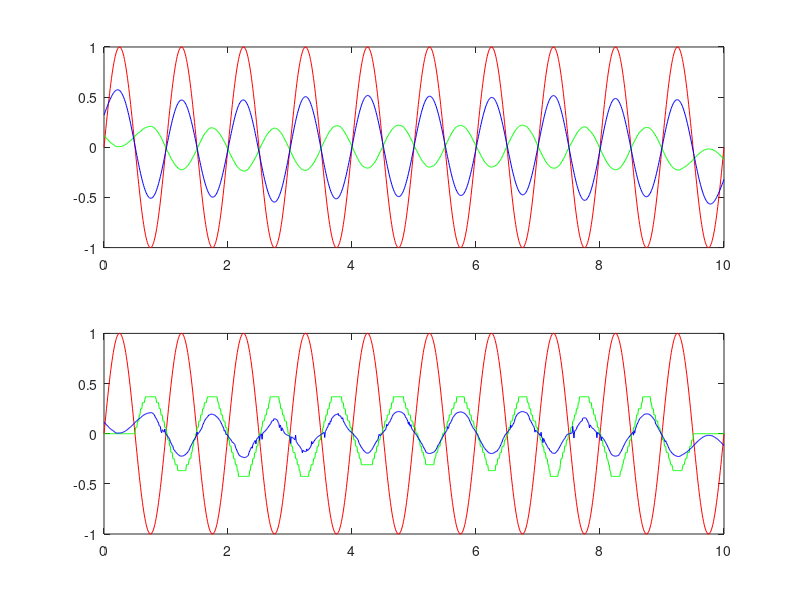
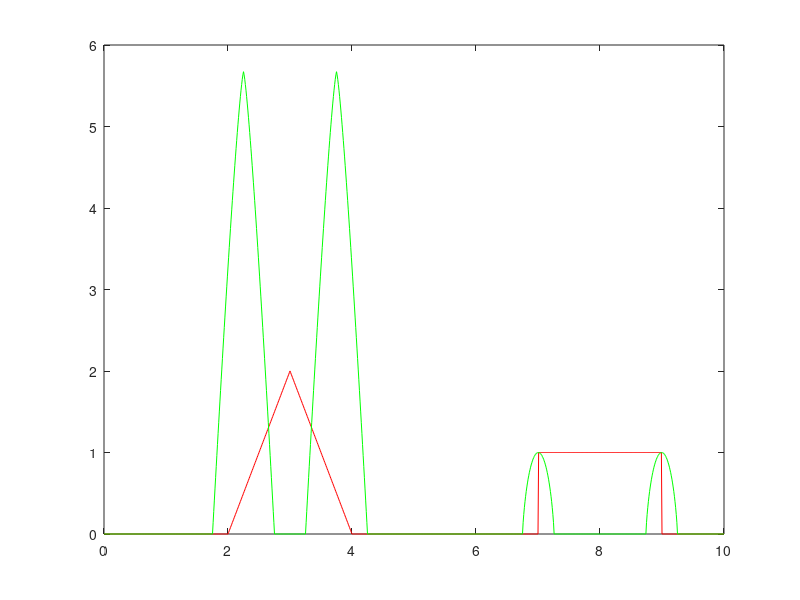

These charts were generated, in order, by the following MATLAB code: (Note: this script raises an error after producing the figures.)
%%
close all; clear; clc;

% Filtracja odszumiajaca

Fs=100;
t=0:(1/Fs):10;
%trojkat tw=3s, szer=2s, amp=2 + prost (sr=8s, szer=2, amp=1)
%x=2*(1-abs(t-3)).*(abs(t-3)<1)+1.0*(abs(t-8)<1);
x=sin(2*pi*t); % 
%xs=x+0.1*randn(size(x)); % N(0,0.1)  % to jest nasz szum którego (rozklad
% normalny
%musielismu wybrac najlepszy sposób na odszumienie
%xs=x+(-0.1+0.2*rand(size(x))); % R(-0.1,0.1) / szum z rozkladu
%rownomiernego

xs=rand(size(x));
xs=x+0.5*(xs<0.05)-0.5*(xs>0.95); % szum impulsowy, d=10%, amp=0.5 (silny
%szum impulsowy o duzej amplitydzie i 10% gęstości) / tutaj powinna wyjsc
%filtracja medianowa (w bardzo malym oknie)
 
ocena=@(x,xn)sqrt(sum((x-xn).^2)); % funkcja inline 
wyn=zeros(75,5); % liczba elementów (okolo 151/2 = 75)

k=1;
for N=3:2:151
    %N=7; % rozmiar naszego elementu (maski)
    LP=ones(1,N)/N; % jednorodna uśredniajaca // takze lepsza przy sinusach/cosinowsach
    N2=floor(N/2); % maska gausaa
    stdG=N2/4; % tym sterujemy
    LPG=exp(-(-N2:N2).^2/(2*stdG*stdG));
    LPG=LPG/sum(LPG(:)); % uśrednajaca Gaussa % filtracja Gaussa (lepsza przy sinusach/cosinusach)/z powodu ich gladkosci
    
    x1=conv(xs,LP,'same'); % splot
    x2=conv(xs,LPG,'same'); %  splot
    x3=medfilt1(xs,N); % filtracja mediana // lepsza przy funkcjach ksztaltu
    x4=wiener2(xs,[1, N]); % sygnal poziomy wienera % filtracja winiera /lepsza przy funkcjach krztałtach (prostokąty czy trójkąty)
    wyn(k,1)=N;
    wyn(k,2)=ocena(x,x1);
    wyn(k,3)=ocena(x,x2);
    wyn(k,4)=ocena(x,x3);
    wyn(k,5)=ocena(x,x4);
    k=k+1;
    % x4 = wiener2(x, [N,1]); % sygnal poziomy wienera
end
subplot(211), plot(t,x,'r',t,x1,'g',t,x2,'b');
subplot(212), plot(t,x,'r',t,x3,'g',t,x4,'b');

figure;
plot(wyn(:,1),wyn(:,2:5));
legend('avg','gauss','median','wiener')
%%
close all; clear; clc;

Fs=100;
t=0:(1/Fs):10;
%trojkat tw=3s, szer=2s, amp=2 + prost (sr=8s, szer=2, amp=1)
x=2*(1-abs(t-3)).*(abs(t-3)<1)+1.0*(abs(t-8)<1);
%x=sin(2*pi*t); % 
N=9;
x1=ordfilt2(x,1,ones(1,N));  %  filtr porzadku, dwuwymiarowy % ones(1,N) -maska
%x2=ordfilt2(x,ceil(N/2),ones(1,N)); 
x3=ordfilt2(x,N,ones(1,N));
x2=x3-x1;

x1=entropyfilt(x,ones(1,17)); % bardzo wazny dla obrazow (liczymy w duzych oknach)
%plot(t,x,'r',t,x1,'g')

%plot(t,x,'r',t,x1,'g',t,x2,'b',t,x3,'p')
x1=entropyfilt(x,ones(1,51));
plot(t,x,'r',t,x1,'g');
%%
close all; clear; clc;

%Zadanie w KOLOKWIUM !!

a=load('szum_201.txt');
a
t=a(:,1)'; %czasv(od razu wymieniamy na sygnal poziomy)
x=a(:,2)'; % sygna. niezaszumiony (tez zmienamy na poziomy " ' ")
xs=a(:,3)'; % sygnal zaszumiony (tez zmienamy na poziomy " ' ")
plot(t,x,'r',t,xs,'g');

ocena=@(x,xn)sqrt(sum((x-xn).^2)/length(x)); % funkcja inline, zwracamy uwagę na podany wzór aby 
% móc np tutaj podzielic sumę kwadratów przez dlugosc naszego "x" 
wyn=zeros(75,5); % liczba elementów (okolo 151/2 = 75)
k=1;
for N=3:2:151
    %N=7; % rozmiar naszego elementu (maski)
    LP=ones(1,N)/N; % jednorodna uśredniajaca
    N2=floor(N/2); % maska gausaa
    stdG=N2/4; % tym sterujemy
    LPG=exp(-(-N2:N2).^2/(2*stdG*stdG));
    LPG=LPG/sum(LPG(:)); % uśrednajaca Gaussa
    
    x1=conv(xs,LP,'same');
    x2=conv(xs,LPG,'same');
    x3=medfilt1(xs,N); 
    x4=wiener2(xs,[1, N]); % sygnal poziomy wienera
    x5=wiener2(medfilt1(wiener2(xs,[1 N]), N), [1 N]);
    wyn(k,1)=N;
    wyn(k,2)=ocena(x,x1);
    wyn(k,3)=ocena(x,x2);
    wyn(k,4)=ocena(x,x3);
    wyn(k,5)=ocena(x,x4);
    wyn(k,6)=ocena(x,x5);
    k=k+1;
end

figure;
plot(wyn(:,1),wyn(:,2:6)); % bierze skale N i rysuje kazdy z wykresow od 2-5 np wyn(k,3)
legend('avg','gauss','median','wiener','Nowa')

%odpowiedz
y=wiener2(xs,[1 9]); % dlaczego od 1-9 ???
y=medfilt1(y,9);
y=wiener2(y,[1 3]);

wynik=ocena(x,y) %% musi tak być !!

%%
close all; clear; clc;

Fs=100;
t=0:(1/Fs):12;

x=0.5*sin((pi/6)*t+pi/12) - 0.0023*t+1;

plot(t,x,'b');